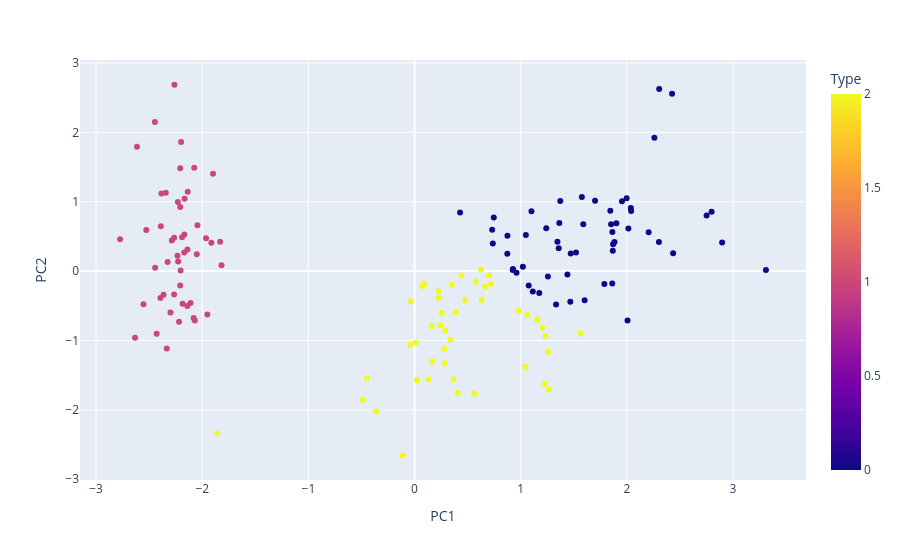

Notebook code cell kept with this figure:
### Code cell
df_plot = pd.DataFrame({"PC1": X_pca[:,0], "PC2":X_pca[:,1], "Type": clusters})
px.scatter(df_plot, x = "PC1", y= "PC2", color="Type")

### Figure 1 — Plotly figure (JSON) as saved in the notebook; plotly's stock layout.template omitted (floating-point values rounded to 4 significant figures; data arrays with more than 128 entries replaced by an {"elided": "..."} marker saying what was removed)
{"data": [{"hovertemplate": "PC1=%{x}<br>PC2=%{y}<br>Type=%{marker.color}<extra></extra>", "legendgroup": "", "marker": {"color": {"elided": "150 int values"}, "coloraxis": "coloraxis", "symbol": "circle"}, "mode": "markers", "name": "", "orientation": "v", "showlegend": false, "type": "scatter", "x": {"elided": "150 float values"}, "xaxis": "x", "y": {"elided": "150 float values"}, "yaxis": "y"}], "layout": {"autosize": true, "coloraxis": {"colorbar": {"title": {"text": "Type"}}, "colorscale": [[0, "#0d0887"], [0.1111, "#46039f"], [0.2222, "#7201a8"], [0.3333, "#9c179e"], [0.4444, "#bd3786"], [0.5556, "#d8576b"], [0.6667, "#ed7953"], [0.7778, "#fb9f3a"], [0.8889, "#fdca26"], [1, "#f0f921"]]}, "legend": {"tracegroupgap": 0}, "margin": {"t": 60}, "xaxis": {"anchor": "y", "autorange": true, "domain": [0, 1], "range": [-3.14, 3.677], "title": {"text": "PC1"}, "type": "linear"}, "yaxis": {"anchor": "x", "autorange": true, "domain": [0, 1], "range": [-3.068, 3.1], "title": {"text": "PC2"}, "type": "linear"}}}
